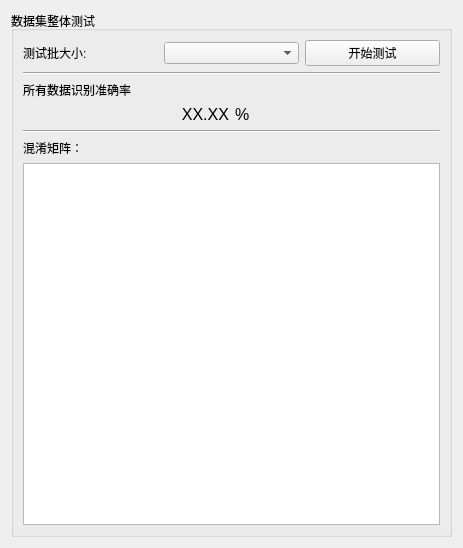
            <widget class="QWidget" name="scrollAreaWidgetContents_4">
             <property name="geometry">
              <rect>
               <x>0</x>
               <y>0</y>
               <width>463</width>
               <height>548</height>
              </rect>
             </property>
             <layout class="QVBoxLayout" name="verticalLayout_8">
              <item>
               <widget class="QGroupBox" name="groupBox_10">
                <property name="title">
                 <string>数据集整体测试</string>
                </property>
                <layout class="QVBoxLayout" name="verticalLayout_42">
                 <item>
                  <layout class="QHBoxLayout" name="horizontalLayout_7">
                   <item>
                    <widget class="QLabel" name="label_8">
                     <property name="text">
                      <string>测试批大小:</string>
                     </property>
                    </widget>
                   </item>
                   <item>
                    <widget class="QComboBox" name="comboBox_inferBatchsize"/>
                   </item>
                   <item>
                    <widget class="QPushButton" name="pushButton_testAllSample">
                     <property name="text">
                      <string>开始测试</string>
                     </property>
                    </widget>
                   </item>
                  </layout>
                 </item>
                 <item>
                  <widget class="Line" name="line_15">
                   <property name="orientation">
                    <enum>Qt::Horizontal</enum>
                   </property>
                  </widget>
                 </item>
                 <item>
                  <layout class="QVBoxLayout" name="verticalLayout_47">
                   <item>
                    <widget class="QLabel" name="label_2">
                     <property name="sizePolicy">
                      <sizepolicy hsizetype="Preferred" vsizetype="Fixed">
                       <horstretch>0</horstretch>
                       <verstretch>0</verstretch>
                      </sizepolicy>
                     </property>
                     <property name="text">
                      <string>所有数据识别准确率</string>
                     </property>
                    </widget>
                   </item>
                   <item>
                    <layout class="QHBoxLayout" name="horizontalLayout_46">
                     <item>
                      <widget class="QLabel" name="label_testAllAcc">
                       <property name="sizePolicy">
                        <sizepolicy hsizetype="Preferred" vsizetype="Preferred">
                         <horstretch>0</horstretch>
                         <verstretch>0</verstretch>
                        </sizepolicy>
                       </property>
                       <property name="maximumSize">
                        <size>
                         <width>16777215</width>
                         <height>50</height>
                        </size>
                       </property>
                       <property name="font">
                        <font>
                         <pointsize>15</pointsize>
                        </font>
                       </property>
                       <property name="text">
                        <string>&lt;html&gt;&lt;head/&gt;&lt;body&gt;&lt;p&gt;&lt;span style=&quot; font-size:12pt;&quot;&gt;XX.XX&lt;/span&gt;&lt;/p&gt;&lt;/body&gt;&lt;/html&gt;</string>
                       </property>
                       <property name="alignment">
                        <set>Qt::AlignRight|Qt::AlignTrailing|Qt::AlignVCenter</set>
                       </property>
                      </widget>
                     </item>
                     <item>
                      <widget class="QLabel" name="label_25">
                       <property name="sizePolicy">
                        <sizepolicy hsizetype="Preferred" vsizetype="Preferred">
                         <horstretch>0</horstretch>
                         <verstretch>0</verstretch>
                        </sizepolicy>
                       </property>
                       <property name="maximumSize">
                        <size>
                         <width>16777215</width>
                         <height>50</height>
                        </size>
                       </property>
                       <property name="font">
                        <font>
                         <pointsize>15</pointsize>
                        </font>
                       </property>
                       <property name="text">
                        <string>&lt;html&gt;&lt;head/&gt;&lt;body&gt;&lt;p&gt;&lt;span style=&quot; font-size:12pt;&quot;&gt;%&lt;/span&gt;&lt;/p&gt;&lt;/body&gt;&lt;/html&gt;</string>
                       </property>
                      </widget>
                     </item>
                    </layout>
                   </item>
                  </layout>
                 </item>
                 <item>
                  <widget class="Line" name="line_19">
                   <property name="orientation">
                    <enum>Qt::Horizontal</enum>
                   </property>
                  </widget>
                 </item>
                 <item>
                  <layout class="QVBoxLayout" name="verticalLayout_51">
                   <item>
                    <widget class="QLabel" name="label_4">
                     <property name="sizePolicy">
                      <sizepolicy hsizetype="Preferred" vsizetype="Fixed">
                       <horstretch>0</horstretch>
                       <verstretch>0</verstretch>
                      </sizepolicy>
                     </property>
                     <property name="text">
                      <string>混淆矩阵：</string>
                     </property>
                    </widget>
                   </item>
                   <item>
                    <widget class="QGraphicsView" name="graphicsView_3_evalpageMatrix"/>
                   </item>
                  </layout>
                 </item>
                </layout>
               </widget>
              </item>
             </layout>
            </widget>
